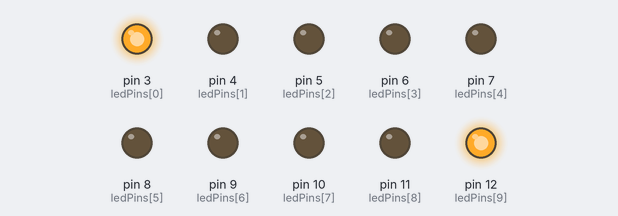
Recording of a sketch running on a simulated Arduino Uno, built with avr-gcc and run on an emulated ATmega328P. Shown: output pins drawn as LEDs (lit = HIGH).

Above: at 0.05 s.
At 0.65 s:
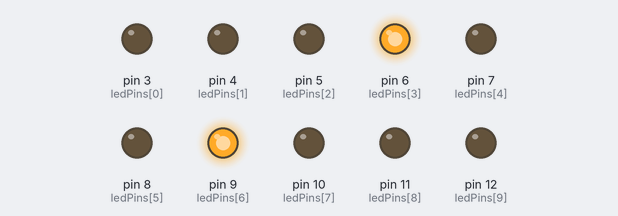
At 1.25 s:
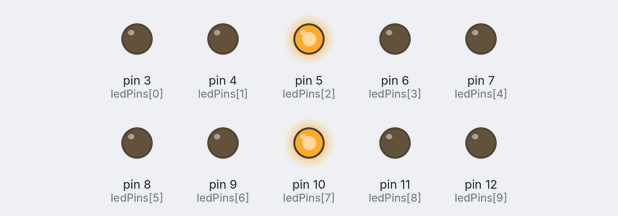
At 1.85 s:
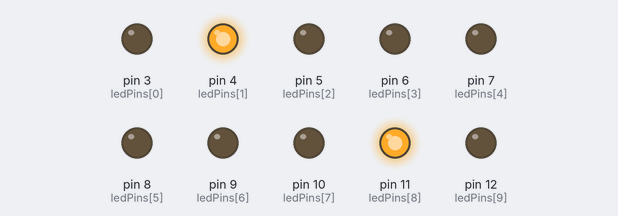
At 2.5 s:
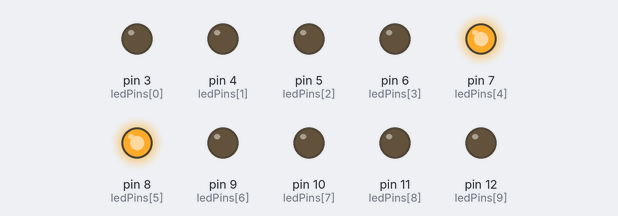
Timing chart, 0 to 3.0 s (numbered marks = the images above):
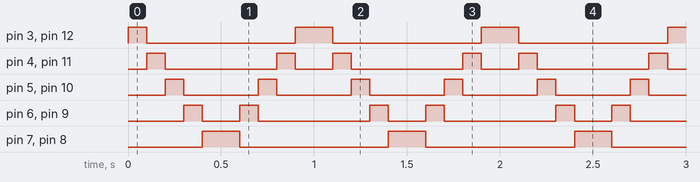

Measured:
- by itself, pin 3 (ledPins[0]), pin 12 (ledPins[9]): repeats every 1.0 s: LOW 0.80 s, HIGH 0.20 s
- by itself, pin 4 (ledPins[1]), pin 11 (ledPins[8]): repeats every 1.0 s: LOW 0.60 s, HIGH 0.10 s, LOW 0.20 s, HIGH 0.10 s
- by itself, pin 5 (ledPins[2]), pin 10 (ledPins[7]): alternates HIGH for 0.10 s and LOW for 0.40 s
- by itself, pin 6 (ledPins[3]), pin 9 (ledPins[6]): repeats every 1.0 s: LOW 0.20 s, HIGH 0.10 s, LOW 0.60 s, HIGH 0.10 s
- by itself, pin 7 (ledPins[4]), pin 8 (ledPins[5]): alternates HIGH for 0.20 s and LOW for 0.80 s

The sketch:

BaiSo5.ino
```cpp
int ledPins[] = {3,4,5,6,7,8,9,10,11,12};
int pinCount = 10;
int timer =100;
void setup() {
   for (int thisPin = 0; thisPin < pinCount; thisPin++) {
    pinMode(ledPins[thisPin], OUTPUT);
  }
}

void loop() {
   // loop from the lowest pin to the highest:
  for (int thisPin = 0; thisPin < (pinCount/2); thisPin++) {
    // turn the pin on:
    digitalWrite(ledPins[thisPin], HIGH);
    digitalWrite(ledPins[pinCount-thisPin-1], HIGH);
    delay(timer);
    // turn the pin off:
    digitalWrite(ledPins[thisPin], LOW);
    digitalWrite(ledPins[pinCount-thisPin-1], LOW);

  }

  // loop from the highest pin to the lowest:
  for (int thisPin = (pinCount-1)/2; thisPin >= 0; thisPin--) {
    // turn the pin on:
    digitalWrite(ledPins[thisPin], HIGH);
    digitalWrite(ledPins[pinCount-thisPin-1], HIGH);
    delay(timer);
    // turn the pin off:
    digitalWrite(ledPins[thisPin], LOW);
    digitalWrite(ledPins[pinCount-thisPin-1], LOW);
  }
}
```
